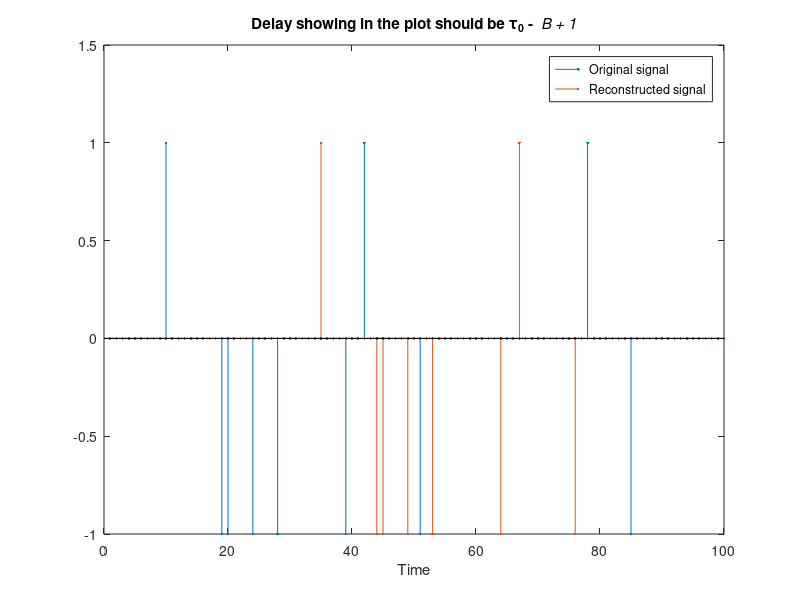

The MATLAB source for this figure:
clear all; close all; clc
% this demo shows nearly perfect reconstruction using a designed DFT
% filter bank. All DFT filter banks, including windows in STFT, work here.  

load my_dft_fb
h=fb.h; g=fb.g; Lh=length(h); Lg=length(g); T=fb.T; B=fb.B; shift_i=fb.i; shift_j=fb.j;

x = zeros(100, 1);
for i = 1 : 10
    x(ceil(rand*length(x))) = sign(randn);
end

h = [h; zeros(ceil(Lh/T)*T-Lh, 1)]; % padding zeros for code vectorization
g = [g; zeros(ceil(Lg/T)*T-Lg, 1)]; % padding zeros for code vectorization
analysis_bfr = zeros(length(h), 1);
synthesis_bfr = zeros(length(g), 1);
y = zeros(size(x));

t = 1;
while t + B - 1 <= length(x)
    analysis_bfr = [analysis_bfr(B+1:end); x(t:t+B-1)]; % update analysis buffer
    bar_x = sum(reshape(h(end:-1:1).*analysis_bfr, T, length(h)/T), 2); % this is the bar_x
    shift_bar_x = circshift(bar_x, -shift_i+1); % circular shifting shift_i-1 (in Matlab it is 1-shift_i)
    X = fft(shift_bar_x);   % transform to subband domain
    
    hat_X = 1*X + 0;  % do any processing here
    
    v = circshift(ifft(hat_X), -shift_j);    % back to time domain
    synthesis_bfr = synthesis_bfr + g.*kron(ones(length(g)/T, 1), v); % overlap and add
    y(t:t+B-1) = synthesis_bfr(1:B);    % read out the oldest B samples
    synthesis_bfr = [synthesis_bfr(B+1:end); zeros(B, 1)];  % pop out old samples, and pad zeros
    
    t = t + B;  % go to next block 
end

stem(x, '.');
hold on; stem(y, '.')
xlabel('Time')
legend('Original signal', 'Reconstructed signal')
title('Delay showing in the plot should be \tau_0 - \it B + 1') % because the oldest in the block already waits for B - 1 samples for the newest sample